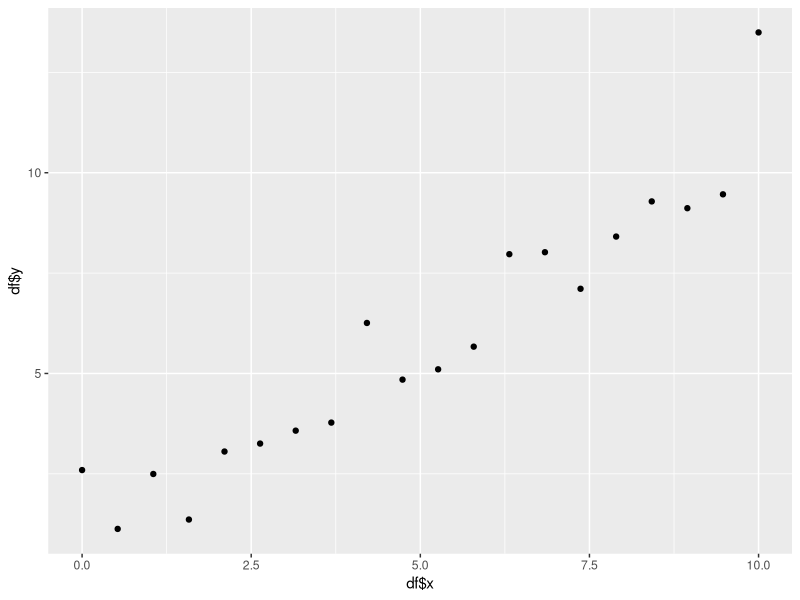

The R source for this figure:
## ---- chunk 1
library(ggplot2)
library(dplyr)
## ---- chunk 2
noisy_line <- function(slope, intercept, n, group_label) {
  
  n = n - 1
  
  data.frame(x = 0:n / n * 10, eps = rnorm(n + 1, 0, 1)) %>%
    mutate(y = slope * x + intercept + eps,
           group_label = group_label) -> df
  
  return(df)
  
}
## ---- chunk 3
df <- noisy_line(1, 1, 20, 'hi')

qplot(df$x, df$y)
